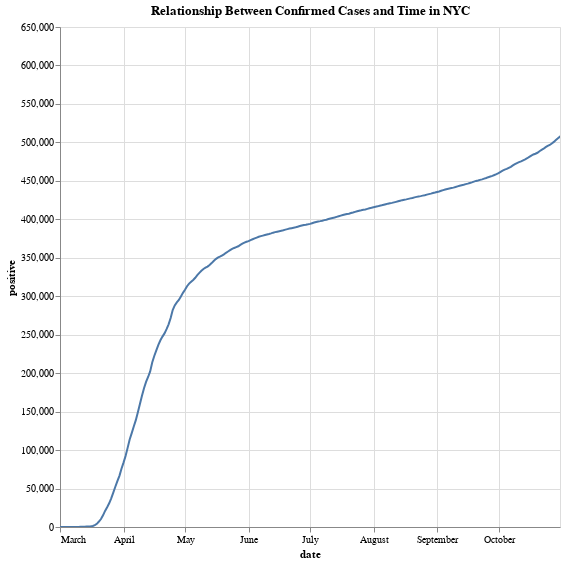

Source (notebook cell):
### Code cell
alt.Chart(covid, title="Relationship Between Confirmed Cases and Time in NYC").mark_line().encode(
    x=alt.X("date:T", scale=alt.Scale(domain=['2020-03-01', '2020-10-31'])),
    y="positive",
    tooltip=list(covid.columns)
).properties(
    width=500,
    height=500
).interactive()

### Figure 1 — Vega-Lite specification as saved in the notebook (floating-point values rounded to 4 significant figures; data arrays with more than 128 entries replaced by an {"elided": "..."} marker saying what was removed)
{"config": {"view": {"continuousWidth": 400, "continuousHeight": 300}}, "data": {"name": "data-93efdb70627b1347d9a9c9e84b1fce43"}, "mark": "line", "encoding": {"tooltip": [{"type": "nominal", "field": "date"}, {"type": "quantitative", "field": "positive"}, {"type": "quantitative", "field": "positiveIncrease"}], "x": {"type": "temporal", "field": "date", "scale": {"domain": ["2020-03-01", "2020-10-31"]}}, "y": {"type": "quantitative", "field": "positive"}}, "height": 500, "selection": {"selector001": {"type": "interval", "bind": "scales", "encodings": ["x", "y"]}}, "title": "Relationship Between Confirmed Cases and Time in NYC", "width": 500, "$schema": "https://vega.github.io/schema/vega-lite/v4.8.1.json", "datasets": {"data-93efdb70627b1347d9a9c9e84b1fce43": {"elided": "272 records"}}}
